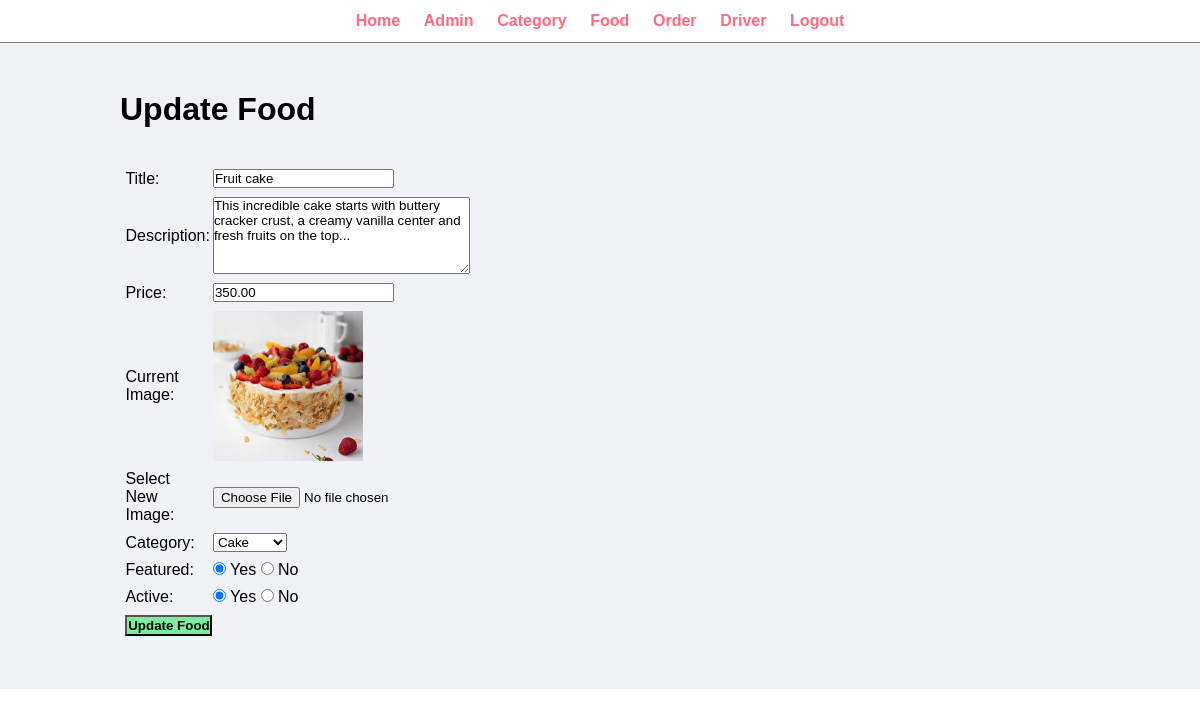
/admin/update-food.php?id=12 (signed in), run on the app's committed database.
### tables this page shows
CREATE TABLE `tbl_food` (
  `id` int(10) UNSIGNED NOT NULL,
  `title` varchar(100) NOT NULL,
  `description` text NOT NULL,
  `price` decimal(10,2) NOT NULL,
  `image_name` varchar(255) NOT NULL,
  `category_id` int(10) UNSIGNED NOT NULL,
  `featured` varchar(10) NOT NULL,
  `active` varchar(10) NOT NULL
);

CREATE TABLE `tbl_category` (
  `id` int(10) UNSIGNED NOT NULL,
  `title` varchar(100) NOT NULL,
  `image_name` varchar(255) NOT NULL,
  `featured` varchar(10) NOT NULL,
  `active` varchar(10) NOT NULL
);

### admin/update-food.php (the view, shortened to what this page needs)
<?php include('partials/menu.php'); ?>
<?php
    if(isset($_GET['id']))
    {
        $id = $_GET['id'];
        $sql2 = "SELECT * FROM tbl_food WHERE id=$id";
        $res2 = mysqli_query($conn, $sql2);
        $row2 = mysqli_fetch_assoc($res2);
        $title = $row2['title'];
        $description = $row2['description'];
        $price = $row2['price'];
        $current_image = $row2['image_name'];
        $current_category = $row2['category_id'];
        $featured = $row2['featured'];
        $active = $row2['active'];
    }
    else
    {
        header('location:'.SITEURL.'admin/manage-food.php');
    }
?>
<div class="main-content">
    <div class="wrapper">
        <h1>Update Food</h1>
        <br><br>
        <form action="" method="POST" enctype="multipart/form-data">
        <table class="tbl-30">
            <tr>
                <td>Title: </td>
                <td>
                    <input type="text" name="title" value="<?php echo $title; ?>">
                </td>
            </tr>
            <tr>
                <td>Description: </td>
                <td>
                    <textarea name="description" cols="30" rows="5"><?php echo $description; ?></textarea>
                </td>
            </tr>
            <tr>
                <td>Price: </td>
                <td>
                    <input type="number" name="price" value="<?php echo $price; ?>">
                </td>
            </tr>
            <tr>
                <td>Current Image: </td>
                <td>
                    <?php
                        if($current_image == "")
                        {
                            echo "<div class='error'>Image not Available.</div>";
                        }
                        else
                        {
                            ?>
                            <img src="<?php echo SITEURL; ?>images/food/<?php echo $current_image; ?>" width="150px">
                            <?php
                        }
                    ?>
                </td>
            </tr>
            <tr>
                <td>Select New Image: </td>
                <td>
                    <input type="file" name="image">
                </td>
            </tr>
            <tr>
                <td>Category: </td>
                <td>
                    <select name="category">
                        <?php
                            $sql = "SELECT * FROM tbl_category WHERE active='Yes'";
                            $res = mysqli_query($conn, $sql);
                            $count = mysqli_num_rows($res);
                            if($count>0)
                            {
                                while($row=mysqli_fetch_assoc($res))
                                {
                                    $category_title = $row['title'];
                                    $category_id = $row['id'];
                                    ?>
                                    <option <?php if($current_category==$category_id){echo "selected";} ?> value="<?php echo $category_id; ?>"><?php echo $category_title; ?></option>
                                    <?php
                                }
                            }
                            else
                            {
                                echo "<option value='0'>Category Not Available.</option>";
                            }
                        ?>
                    </select>
                </td>
            </tr>
            <tr>
                <td>Featured: </td>
                <td>
                    <input <?php if($featured=="Yes") {echo "checked";} ?> type="radio" name="featured" value="Yes"> Yes
                    <input <?php if($featured=="No") {echo "checked";} ?> type="radio" name="featured" value="No"> No
                </td>
            </tr>
            <tr>
                <td>Active: </td>
                <td>
                    <input <?php if($active=="Yes") {echo "checked";} ?> type="radio" name="active" value="Yes"> Yes
                    <input <?php if($active=="No") {echo "checked";} ?> type="radio" name="active" value="No"> No
                </td>
            </tr>
            <tr>
                <td>
                    <input type="submit" name="submit" value="Update Food" class="btn-secondary">
                </td>
            </tr>
        </table>
        </form>
    </div>
</div>

### css/admin.css (style rules this page uses)
* { margin: 0; padding: 0; font-family: Arial, Helvetica, sans-serif; }
.wrapper { padding: 1%; width: 80%; margin: 0 auto; }
.tbl-30 { width: 30%; }
table tr td { padding: 1%; }
.btn-secondary { background-color: #7bed9f; padding: 1%; color: black; text-decoration: none; font-weight: bold; }
.main-content { background-color: #f1f2f6; padding: 3% 0; }

### data on the page
tbl_food: title "Fruit cake", description "This incredible cake starts with buttery cracker crust, a creamy vanilla center and fresh fruits on the top...", price "350.00", image_name (picture), category "Cake", featured "☑", active "☑"
